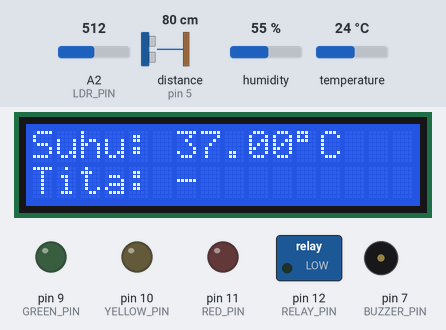
Recording of a sketch running on a simulated Arduino Uno, built with avr-gcc and run on an emulated ATmega328P. On the bench: 16×2 character LCD, switched loads named in the sketch (green lamp = pin HIGH), output pins drawn as LEDs (lit = HIGH), buzzer (waves = sounding). Wiring (inferred from the names in the program): ultrasonic range finder: trigger pin 6; echo pin 5. Dashed ring = blinking. The test bench sets the inputs (shaded band); at power-on: distance to the obstacle (sensor on pin 5) 80 cm, temperature 24 °C, A2 (LDR_PIN) = 512, humidity 55 %. The echo pulse lasts 58.3 µs per cm; pins used as bus, display or sensor lines are not drawn; what the sketch prints to the serial monitor is not drawn.

Above: at 11.4 s.
11.5 s: distance to the obstacle (sensor on pin 5) set to 2 cm
At 17.8 s:
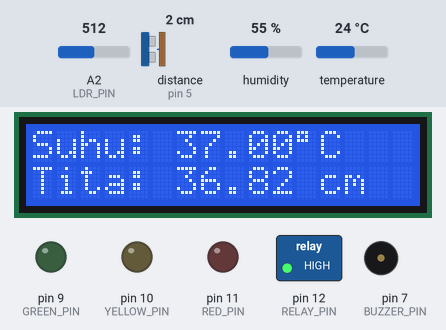
18.5 s: temperature set to 19 °C
At 22.34 s:
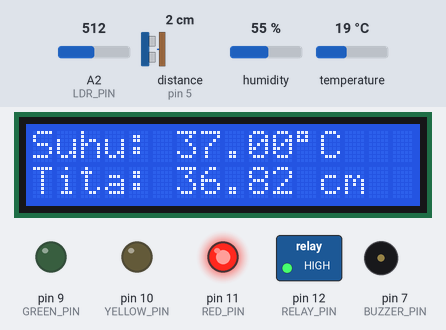
23.9 s: temperature set to 16 °C
At 28.78 s:
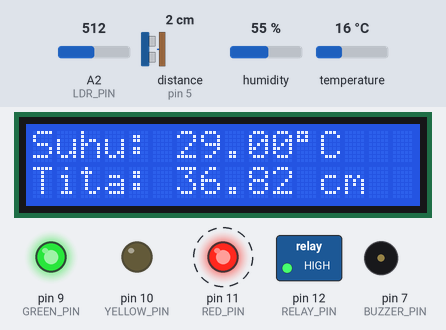
32.5 s: distance to the obstacle (sensor on pin 5) set to 60 cm
At 34.51 s:
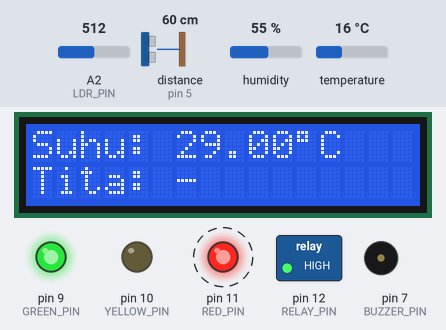
35.8 s: temperature set to 28 °C
At 37.5 s:
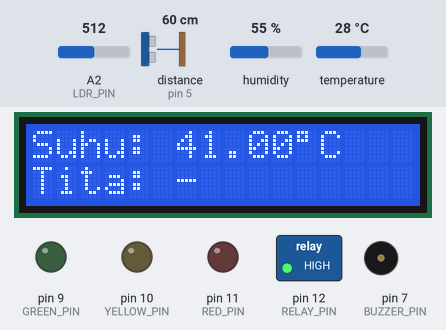
44.4 s: A2 (LDR_PIN) set to 565
At 68.5 s:
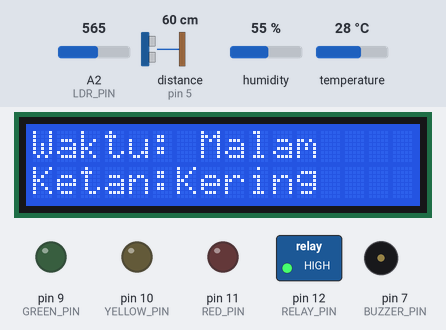
Timing chart, 0 to 69.4 s (numbered marks = the images above; inputs shaded):
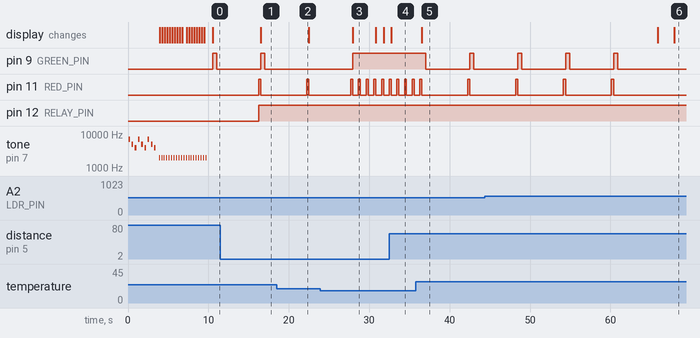

Measured:
- the behaviour switches between 18 and 17 °C on temperature (found by bisection; images 2 and 3)
- after the input at 11.5 s, the display: changes after 5.0 s (image 1)
- after the input at 18.5 s, pin 9 (GREEN_PIN): stays LOW (without the input it goes to HIGH after 4.0 s)
- after the input at 23.9 s, pin 9 (GREEN_PIN): LOW → HIGH after 4.1 s; the display: changes after 4.1 s (image 3)
- after the input at 32.5 s, the display: changes after 0.23 s (image 4)
- after the input at 35.8 s, pin 9 (GREEN_PIN): HIGH → LOW after 1.2 s, → HIGH 5.5 s later, → LOW 0.50 s later; pin 11 (RED_PIN): LOW → HIGH after 6.4 s, → LOW 0.26 s later; the display: changes after 0.73 s (image 5)
- after the input at 44.4 s, the display: first differs from a run without the input after 23.5 s (image 6)

The sketch:

Agrishield.ino
```cpp
#include <LiquidCrystal_I2C.h>
#include <DHT.h>
#include <Wire.h>
#include <Servo.h>

#define TRIG_PIN 6
#define ECHO_PIN 5
#define DHT_PIN 3
#define DHTTYPE DHT11
#define LDR_PIN 2
#define SOIL_PIN A2
#define BUZZER_PIN 7
#define GREEN_PIN 9
#define YELLOW_PIN 10
#define RED_PIN 11

#define DHT_REFRESH_INTERVAL 43200000
#define LDR_THRESHOLD 500

#define LCD_ADDRESS 0x27
#define LCD_COLUMNS 16
#define LCD_ROWS 2

#define wet 210
#define dry 510

#define RELAY_PIN 12

LiquidCrystal_I2C lcd(0x27, 16, 2);
DHT dht(DHT_PIN, DHTTYPE);
Servo servo;
unsigned long previousServoMoveTime = 0;
unsigned long previousKondisiTime = 0;
const unsigned long kondisiInterval = 60000;

float readTemperature();
float calculatePlantHeight();
void kondisi();
float HitungTita();
float readDistance();
void paneldua();
void animasiteks();

void setup() {
  Serial.begin(9600);
  Wire.begin();
  lcd.init();
  lcd.backlight();

  lcd.clear();
  animasiteks();
  delay(500);

  pinMode(SOIL_PIN, INPUT);
  pinMode(RELAY_PIN, OUTPUT);
  pinMode(BUZZER_PIN, OUTPUT);
  pinMode(RED_PIN, OUTPUT);
  pinMode(YELLOW_PIN, OUTPUT);
  pinMode(GREEN_PIN, OUTPUT);
  dht.begin();
}

void loop() {
  float temperature = readTemperature();
  if (isnan(temperature)) {
    temperature = 0.0;
  } else {
    temperature += 13;
  }

  float Tita = HitungTita();
  float Waktu = analogRead(LDR_PIN);

  Serial.println("=========AGRISHIELD=========");
  Serial.print("Suhu              : ");
  Serial.print(temperature);
  Serial.println("°C");

  Serial.print("Tinggi Tanaman    : ");
  if (Tita < 0) {
    Serial.println("-");
  } else {
    Serial.print(Tita);
    Serial.println(" cm");
  }

  Serial.print("Waktu             : ");
  Serial.println(Waktu);
  Serial.print("Kondisi           : ");

  if (Waktu >= 555) {
    Serial.println("M");
  } else {
    Serial.println("S");
  }

  int value = analogRead(SOIL_PIN);
  Serial.print("Kelembapan Tanah  : ");
  Serial.println(value);

  int pre = map(value, wet, dry, 100, 0);
  Serial.print("Kondisi Tanah     : ");

  if (value <= 500) {
    Serial.println("Basah");
  } else {
    Serial.println("Kering");
  }

  Serial.println("============================");

  lcd.clear();
  lcd.setCursor(0, 0);
  lcd.print("Suhu: ");
  lcd.print(temperature);
  lcd.write(223);
  lcd.print("C     ");
  lcd.setCursor(0, 1);
  lcd.print("Tita: ");

  if (Tita < 0) {
    lcd.print("-");
  } else {
    lcd.print(Tita);
    lcd.print(" cm");
  }

  if (Tita > 48) {
    tone(BUZZER_PIN, 1000);
    digitalWrite(RED_PIN, HIGH);
    noTone(BUZZER_PIN);
    digitalWrite(RED_PIN, LOW);
    delay(500);
  }

  if (temperature > 30 && temperature < 35) {
    for (int x = 0; x < 10; x++) {
      tone(BUZZER_PIN, 1000);
      digitalWrite(RED_PIN, LOW);
      digitalWrite(YELLOW_PIN, HIGH);
      digitalWrite(GREEN_PIN, LOW);
      noTone(BUZZER_PIN);
      digitalWrite(YELLOW_PIN, LOW);
      delay(500);
    }
  } else {
    noTone(BUZZER_PIN);
    digitalWrite(RED_PIN, LOW);
    digitalWrite(YELLOW_PIN, LOW);
    digitalWrite(GREEN_PIN, HIGH);
    delay (500);
  }

  if (temperature > 35) {
    for (int x = 0; x < 10; x++) {
      tone(BUZZER_PIN, 1000);
      digitalWrite(RED_PIN, HIGH);
      digitalWrite(YELLOW_PIN, LOW);
      digitalWrite(GREEN_PIN, LOW);
      noTone(BUZZER_PIN);
      digitalWrite(RED_PIN, LOW);
      delay(500);
    }
  }

  unsigned long currentMillis = millis();

  if (currentMillis - previousKondisiTime >= kondisiInterval) {
    previousKondisiTime = currentMillis;
    kondisi();
    paneldua();
  }

  delay(200);

  if (value < 500) {
      digitalWrite(RED_PIN, HIGH);
      digitalWrite(RELAY_PIN, HIGH);
    }

  if (value > 500) {
      digitalWrite(RED_PIN, HIGH);
      digitalWrite(RELAY_PIN, HIGH);
    }
}

float readTemperature() {
  delay(50);
  float temperature_C = dht.readTemperature();
  return temperature_C;
}

float HitungTita() {
  float distance_cm = readDistance();
  float tinggi_ruangan = 38.5;
  float tinggi_benda = tinggi_ruangan - distance_cm;
  return tinggi_benda;
}

float readDistance() {
  pinMode(TRIG_PIN, OUTPUT);
  digitalWrite(TRIG_PIN, LOW);
  delayMicroseconds(2);
  digitalWrite(TRIG_PIN, HIGH);
  delayMicroseconds(10);
  digitalWrite(TRIG_PIN, LOW);

  pinMode(ECHO_PIN, INPUT);
  unsigned long duration = pulseIn(ECHO_PIN, HIGH);

  float distance_cm = duration * 0.034 / 2;
  return distance_cm;
}

void kondisi() {
  lcd.clear();
  lcd.setCursor(4, 0);
  lcd.print("KONDISI");
  lcd.setCursor(4, 1);
  lcd.print("TANAMAN");

  delay(2000);
}

void paneldua() {
  float Waktu = analogRead(LDR_PIN);
  int value = analogRead(SOIL_PIN);
  lcd.clear();
  lcd.setCursor(0, 0);
  lcd.print("Waktu: ");

  if (Waktu > 555) {
    lcd.setCursor(6, 0);
    lcd.print(" Malam");
  } else {
    lcd.setCursor(6, 0);
    lcd.print(" Siang");
  }

  lcd.setCursor(0, 1);
  lcd.print("Ketan: ");
  int pre = map(value, wet, dry, 100, 0);
  lcd.setCursor(6, 1);

  if (value <= 500) {
    lcd.println("Basah");
  } else {
    lcd.println("Kering");
  }

  delay(15000);
}

void animasiteks() {
  for (int i = 0; i < 3; i++) {
    tone(BUZZER_PIN, 7000);
    digitalWrite(RED_PIN, HIGH);
    delay(200);
    noTone(BUZZER_PIN);
    digitalWrite(RED_PIN, LOW);
    delay(200);

    tone(BUZZER_PIN, 5000);
    digitalWrite(GREEN_PIN, HIGH);
    delay(200);
    noTone(BUZZER_PIN);
    digitalWrite(GREEN_PIN, LOW);
    delay(200);

    tone(BUZZER_PIN, 4000);
    digitalWrite(YELLOW_PIN, HIGH);
    delay(200);
    noTone(BUZZER_PIN);
    digitalWrite(YELLOW_PIN, LOW);
    delay(200);
  }

  String agrishield = "AGRISHIELD";
  for (int i = 0; i <= agrishield.length(); i++) {
    lcd.setCursor(8 - i, 0);
    lcd.print(agrishield.substring(0, i));
    delay(200);
    tone(BUZZER_PIN, 2000);
    digitalWrite(RED_PIN, HIGH);
    delay(100);
    noTone(BUZZER_PIN);
    digitalWrite(RED_PIN, LOW);
  }

  String starting = "GNITRATS";
  for (int i = 0; i <= starting.length(); i++) {
    lcd.setCursor(15 - starting.length() + i, 1);
    lcd.print(starting.substring(starting.length() - i));
    delay(200);
    tone(BUZZER_PIN, 2000);
    digitalWrite(GREEN_PIN, HIGH);
    delay(100);
    noTone(BUZZER_PIN);
    digitalWrite(GREEN_PIN, LOW);
  }
}

//GROUP TUJUH - ARSITEKTUR DAN ORGANISASI KOMPUTERx
//ADI - AURORA - HISMA - SAFITRI - ZIDAN
```
